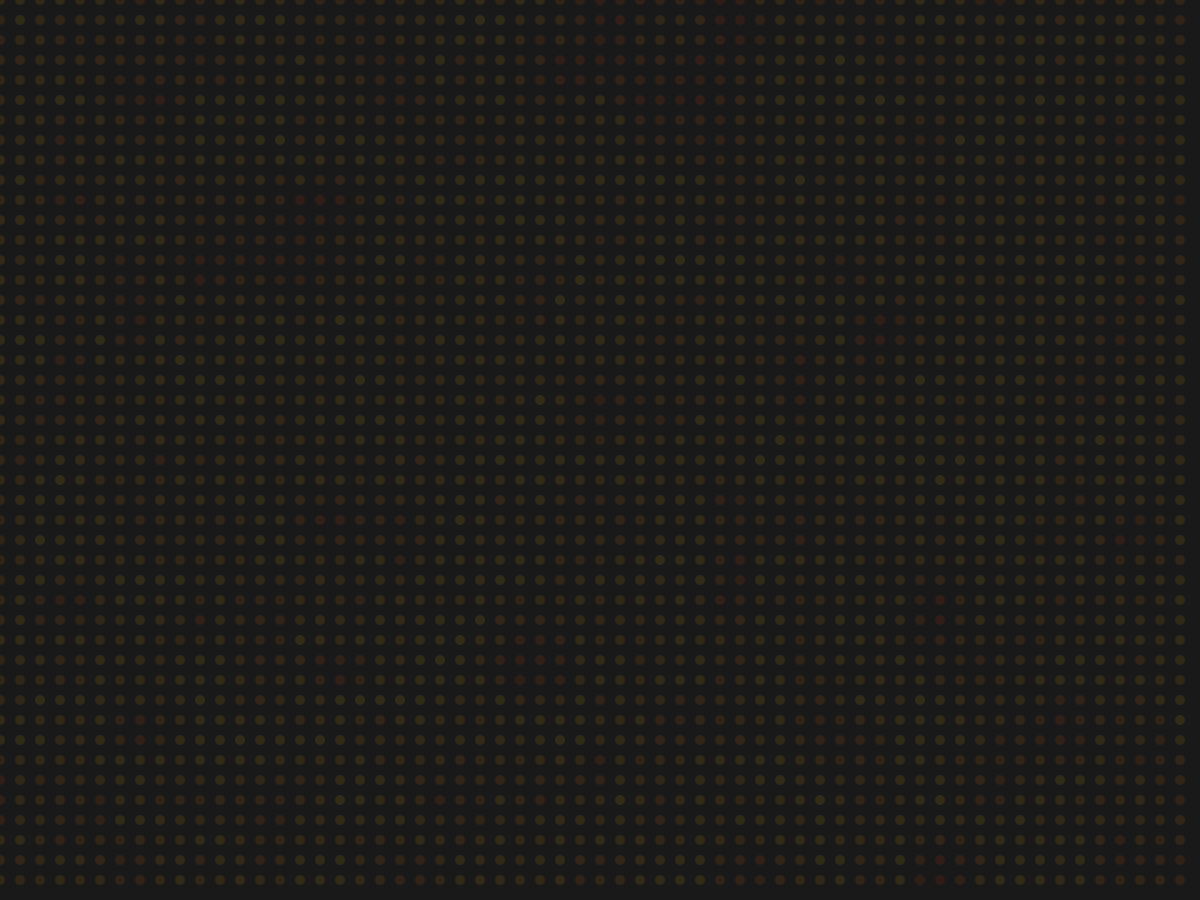
Frame 1 (no input)
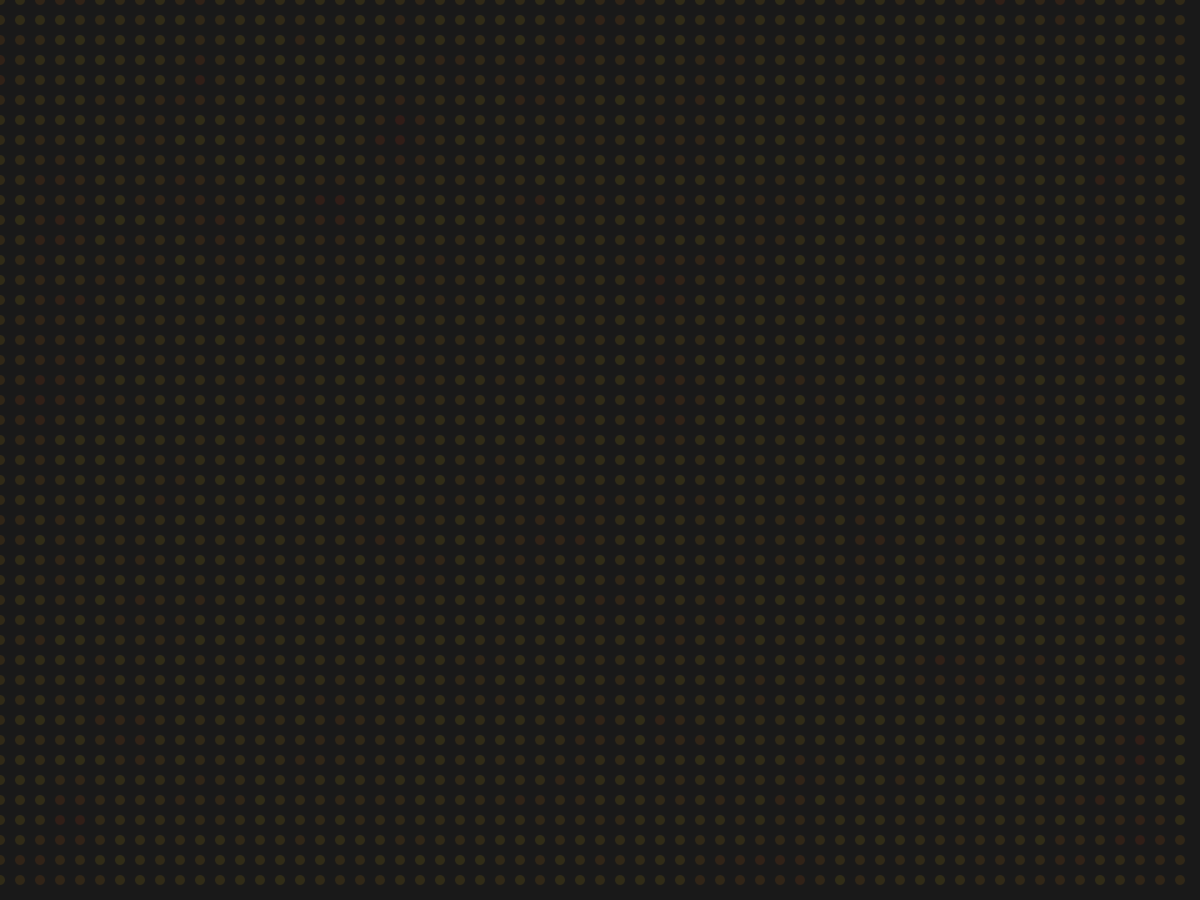
Frame 60 (the mouse pressed at the canvas centre just before this capture)
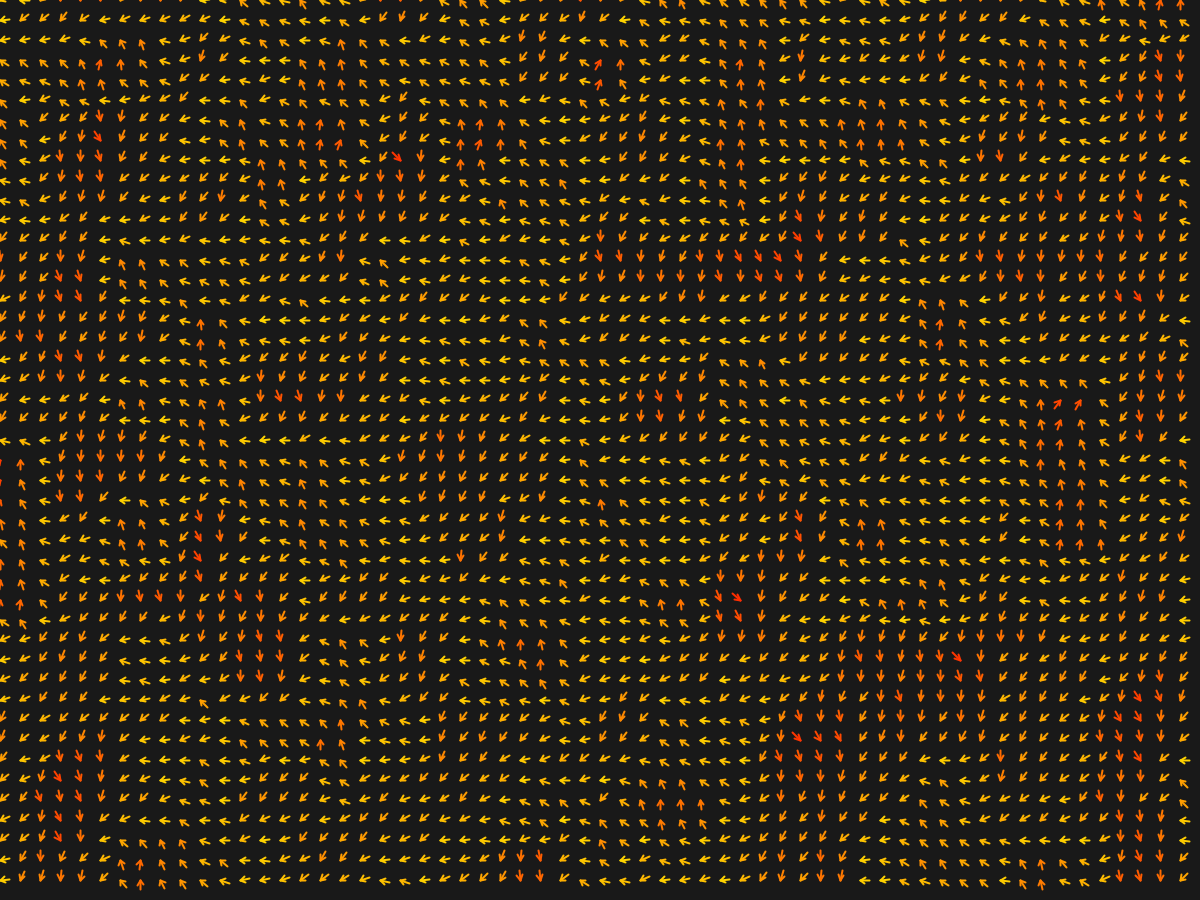
Frame 120 (the mouse held since frame 60 and released just before this capture)

The Processing sketch that drew these frames (run headless with seeded random() and noise(); from frame 60 on, the mouse is pressed at the canvas centre):

// Processing sketch: DearGen_009_FlowField_Basics
// ── DearGen_009_FlowField_Basics.pde
FlowField flowField ;
boolean drawArrows = false;
void setup() {

  size(1200, 900);

  colorMode(HSB, 360, 100, 100, 100);

  flowField = new FlowField(20);
}

void draw() {
  background(0, 0, 10);
  flowField.update((float)millis()/5000);
  flowField.draw(drawArrows);
}


void mousePressed() {
  //inverts the value of drawArrows 
  //at every mouse click
  drawArrows = !drawArrows;
}

// ── FlowField.pde
class FlowField {
  PVector[][] field;
  int cols, rows;
  int res;
  float x_increment = .3;
  float y_increment = .3;

  FlowField(int r) {
    res = r;
    cols = width/res;
    rows = height/res;
    field = new PVector[cols][rows];
    init();
  }

  void init() {
    update(0);
  }

  void update(float z) {
    float xoff= 0;
    for (int i=0; i<cols; i++) {
      float yoff= 0;
      for (int j=0; j<rows; j++) {
        float theta= map(noise(xoff, yoff, z), 0, 1, 0, TWO_PI);
        field[i][j] = new PVector(cos(theta), sin(theta));
        yoff+=x_increment;
      }
      xoff+=y_increment;
    }
  }

  PVector lookup(PVector l) {
    int c = int(constrain(l.x/res, 0, cols-1));
    int r = int(constrain(l.y/res, 0, rows-1));

    return field[c][r].get();
  }

  void draw(boolean drawArrows) {

    strokeWeight(2);
    float x= 0;
    for (int i=0; i<cols; i++) {
      float y= 0;
      for (int j=0; j<rows; j++) {
        PVector v1 = field[i][j];
        pushMatrix();
        translate(x, y);
        rotate(v1.heading());
        float hue1 = map(abs(v1.heading()), 0, TWO_PI, 0, 100);

        if (drawArrows) {
          stroke( hue1, 100, 100);
          fill(hue1, 100, 100);

          line(-10, 0, 0, 0);
          line(-5, -3, 0, 0);
          line(-5, +3, 0, 0);
        } else {
          noStroke();
          float alpha = map(mouseY, 0, height, 10, 200);
          fill(hue1, 100, 100, alpha);
          float s = map(mouseX, 0, width, 10, 50);

          ellipse(0, 0, s, s);
        }
        popMatrix();
        y+=res;
      }
      x+=res;
    }
  }
}
